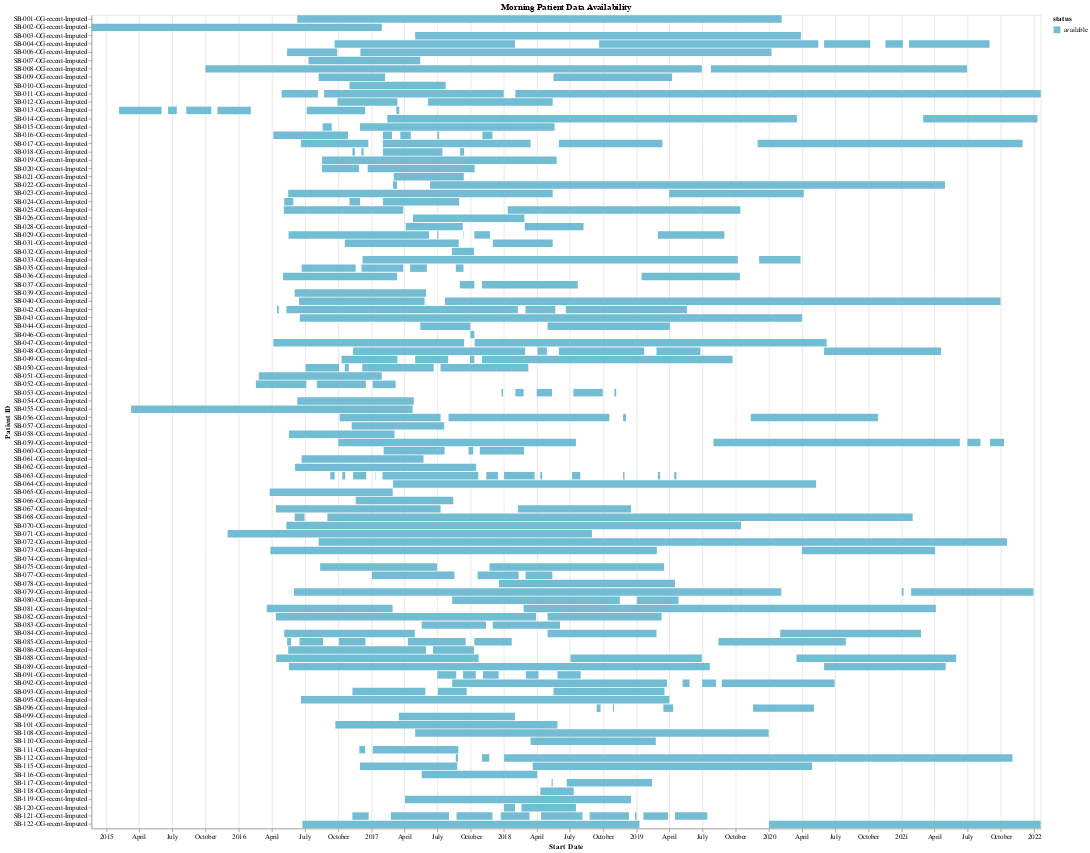

This figure's notebook cell:
### Code cell
import pandas as pd
import altair as alt
from datetime import timedelta

# Prepare the data for visualization
data_for_viz = []

for patient_id, chunks in morning_available_data.items():
    for chunk in chunks:
        data_for_viz.append({
            'patient_id': patient_id,
            'chunk_start_date': chunk['chunk_start_date'],
            'chunk_end_date': chunk['chunk_end_date'],
            'chunk_size': chunk['chunk_size'],
            'status': 'available'
        })

# Convert to DataFrame
df_viz = pd.DataFrame(data_for_viz)

# Convert chunk_start_date and chunk_end_date back to datetime
df_viz['chunk_start_date'] = pd.to_datetime(df_viz['chunk_start_date'])
df_viz['chunk_end_date'] = pd.to_datetime(df_viz['chunk_end_date'])

# Create the Altair chart
chart = alt.Chart(df_viz).mark_bar().encode(
    x=alt.X('chunk_start_date:T', title='Start Date'),
    x2='chunk_end_date:T',
    y=alt.Y('patient_id:N', title='Patient ID'),
    color=alt.Color('status:N', scale=alt.Scale(domain=['available'], range=['#72bcd4'])),
    tooltip=[
        alt.Tooltip('patient_id:N', title='Patient ID'),
        alt.Tooltip('chunk_start_date:T', title='Start Date'),
        alt.Tooltip('chunk_end_date:T', title='End Date'),
        alt.Tooltip('chunk_size:Q', title='Chunk Size')
    ]
).properties(
    title="Morning Patient Data Availability",
    width=1400,
    height=1200
)

# Display the chart
chart

### Figure 1 — Vega-Lite specification as saved in the notebook (floating-point values rounded to 4 significant figures; data arrays with more than 128 entries replaced by an {"elided": "..."} marker saying what was removed)
{"config": {"view": {"continuousWidth": 300, "continuousHeight": 300}}, "data": {"name": "data-914bdbe04e76d3618a37ccb4f34c9833"}, "mark": {"type": "bar"}, "encoding": {"color": {"field": "status", "scale": {"domain": ["available"], "range": ["#72bcd4"]}, "type": "nominal"}, "tooltip": [{"field": "patient_id", "title": "Patient ID", "type": "nominal"}, {"field": "chunk_start_date", "title": "Start Date", "type": "temporal"}, {"field": "chunk_end_date", "title": "End Date", "type": "temporal"}, {"field": "chunk_size", "title": "Chunk Size", "type": "quantitative"}], "x": {"field": "chunk_start_date", "title": "Start Date", "type": "temporal"}, "x2": {"field": "chunk_end_date"}, "y": {"field": "patient_id", "title": "Patient ID", "type": "nominal"}}, "height": 1200, "title": "Morning Patient Data Availability", "width": 1400, "$schema": "https://vega.github.io/schema/vega-lite/v5.20.1.json", "datasets": {"data-914bdbe04e76d3618a37ccb4f34c9833": {"elided": "241 records"}}}
